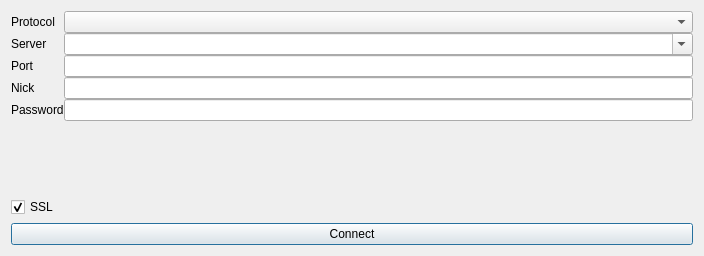
<?xml version="1.0" encoding="UTF-8"?>
<ui version="4.0">
 <class>ConnectWin</class>
 <widget class="QDialog" name="ConnectWin">
  <property name="geometry">
   <rect>
    <x>0</x>
    <y>0</y>
    <width>704</width>
    <height>256</height>
   </rect>
  </property>
  <property name="windowTitle">
   <string>Connect</string>
  </property>
  <property name="windowIcon">
   <iconset resource="embedded.qrc">
    <normaloff>:/icons/img/grumpy_logo.png</normaloff>:/icons/img/grumpy_logo.png</iconset>
  </property>
  <layout class="QVBoxLayout" name="verticalLayout">
   <item>
    <layout class="QFormLayout" name="formLayout">
     <property name="horizontalSpacing">
      <number>0</number>
     </property>
     <property name="verticalSpacing">
      <number>0</number>
     </property>
     <item row="0" column="0">
      <widget class="QLabel" name="label">
       <property name="text">
        <string>Protocol</string>
       </property>
      </widget>
     </item>
     <item row="1" column="0">
      <widget class="QLabel" name="label_2">
       <property name="text">
        <string>Server</string>
       </property>
      </widget>
     </item>
     <item row="2" column="0">
      <widget class="QLabel" name="label_3">
       <property name="text">
        <string>Port</string>
       </property>
      </widget>
     </item>
     <item row="10" column="0">
      <widget class="QLabel" name="label_4">
       <property name="text">
        <string>Nick</string>
       </property>
      </widget>
     </item>
     <item row="0" column="1">
      <widget class="QComboBox" name="comboBox">
       <property name="minimumSize">
        <size>
         <width>200</width>
         <height>0</height>
        </size>
       </property>
       <property name="editable">
        <bool>false</bool>
       </property>
      </widget>
     </item>
     <item row="1" column="1">
      <widget class="QComboBox" name="comboBox_2">
       <property name="minimumSize">
        <size>
         <width>200</width>
         <height>0</height>
        </size>
       </property>
       <property name="editable">
        <bool>true</bool>
       </property>
      </widget>
     </item>
     <item row="2" column="1">
      <widget class="QLineEdit" name="lineEdit"/>
     </item>
     <item row="10" column="1">
      <widget class="QLineEdit" name="lineEdit_2"/>
     </item>
     <item row="11" column="0">
      <widget class="QLabel" name="label_5">
       <property name="text">
        <string>Password</string>
       </property>
      </widget>
     </item>
     <item row="11" column="1">
      <widget class="QLineEdit" name="lineEdit_3">
       <property name="inputMethodHints">
        <set>Qt::ImhHiddenText|Qt::ImhNoAutoUppercase|Qt::ImhNoPredictiveText</set>
       </property>
       <property name="echoMode">
        <enum>QLineEdit::Password</enum>
       </property>
      </widget>
     </item>
    </layout>
   </item>
   <item>
    <widget class="QCheckBox" name="checkBox">
     <property name="text">
      <string>SSL</string>
     </property>
     <property name="checked">
      <bool>true</bool>
     </property>
    </widget>
   </item>
   <item>
    <layout class="QHBoxLayout" name="horizontalLayout">
     <item>
      <widget class="QPushButton" name="pushButton">
       <property name="text">
        <string>Connect</string>
       </property>
      </widget>
     </item>
    </layout>
   </item>
  </layout>
 </widget>
 <resources>
  <include location="embedded.qrc"/>
 </resources>
 <connections/>
</ui>
